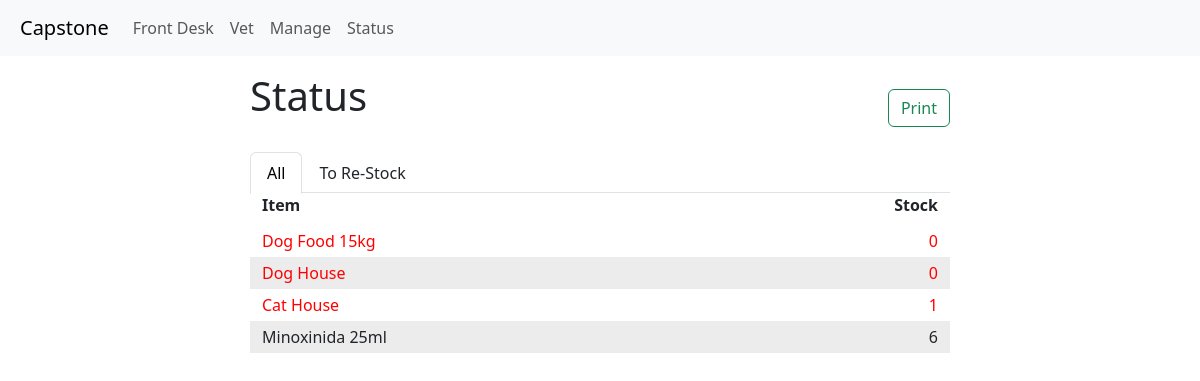
Before: /status with the older database file.
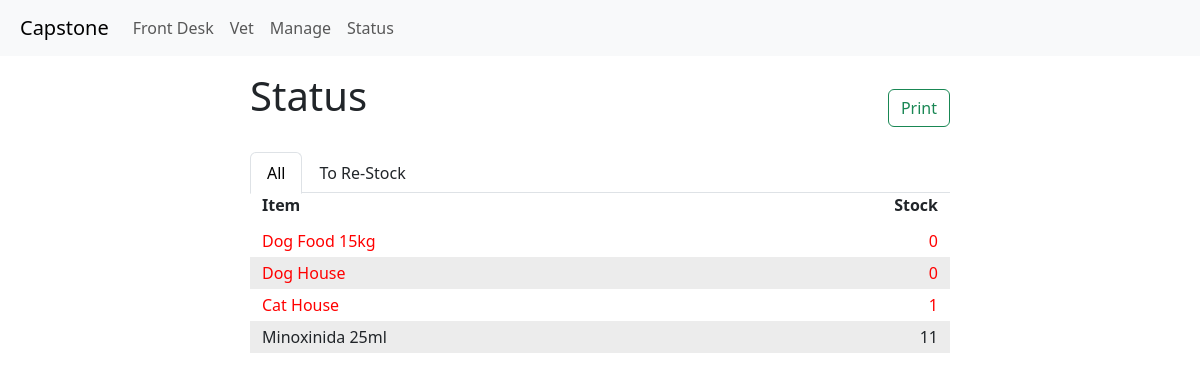
After: the same page with the newer database file.
### item_track/models.py (models this page shows, shortened)
class Item(models.Model):
    id = models.AutoField(primary_key=True)
    name = models.CharField(max_length=64)
    description = models.CharField(max_length=256, blank=True, null=True)
    barcode = models.CharField(max_length=64, blank=True, null=True)
    image = models.ImageField(upload_to="item_track/images", blank=True, null=True)
    category = models.ManyToManyField("Category", blank=True, related_name="items")
    price = models.DecimalField(max_digits=10, decimal_places=2, blank=True, null=True)
    stock = models.IntegerField(blank=True, null=True)
    stock_min = models.IntegerField(blank=True, null=True)
    date_added = models.DateTimeField(auto_now_add=True)
    date_modified = models.DateTimeField(auto_now=True)
    expiration_date = models.DateTimeField(blank=True, null=True)
    active = models.BooleanField(default=True)
    def __str__(self):
        return f"{self.name}"

### item_track/views.py (the view)
# urls.py: path("status", views.status, name="status"),
def status(request):
    items = Item.objects.all()
    items = items.order_by('stock')
    return render(request, "item_track/status.html",{
        'items': items,
    })

### item_track/templates/item_track/status.html (shortened to what this page needs)
{% extends "item_track/layout.html" %}
{% load static %}
{% block body %}
    {% block head %}
    <div class="d-flex justify-content-center p-2">
    <div class="w-100" style="max-width: 700px;">
        <div class="d-flex align-items-center justify-content-between">
            <h1 class="pb-4 pt-2">Status</h1>
            <div>
                <button class="btn btn-outline-success" onclick="print_inform()">Print</button>
            </div>
        </div>
        <ul class="nav nav-tabs">
            <li class="nav-item">
                <a class="nav-link active" aria-current="page" id="all-items" onclick="all_items()">All</a>
            </li>
            <li class="nav-item">
                <a class="nav-link" id="re-stock-item" onclick="re_stock()">To Re-Stock</a>
            </li>
        </ul>
        <div class="container text-left pb-2">
            <div class="row">
                <div class="col">
                <b>Item</b>
                </div>
                <div class="col text-right">
                <b>Stock</b>
                </div>
            </div>
        </div>
        {% for item in items %}
        <div class="container item-row text-left {% if forloop.counter|divisibleby:2 %} even-row {% else %} odd-row {% endif %}
                    {% if item.stock < item.stock_min %} out-stock {% else %} with-stock {% endif %}"
                    style="display: block">
            <div class="row pb-1 pt-1">
                <div class="col">
                {{ item }}
                </div>
                <div class="col text-right">
                {{ item.stock }}
                </div>
                </div>
            </div>
        {% endfor %}
        </div>
    </div>
    </div>
    {% endblock %}
{% endblock %}

Changed rows visible on the page:
changed Item "Minoxinida 25ml": stock "6" → "11"
